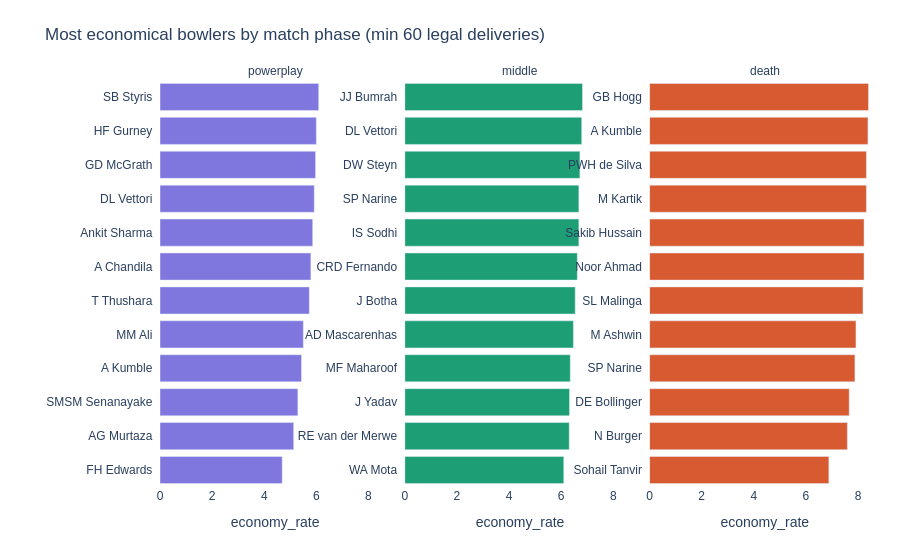

The cell this chart's notebook holds for it:
### Code cell
phase_cols = {
    "powerplay": "economy_powerplay",
    "middle": "economy_middle",
    "death": "economy_death",
}
MIN_BALLS = 60

records = []
for phase, col in phase_cols.items():
    phase_sub = deliveries[deliveries["over_phase"] == phase]
    phase_agg = (
        phase_sub.groupby("bowler")
        .agg(balls=("is_legal_delivery", "sum"), runs=("total_runs", "sum"))
        .reset_index()
    )
    phase_agg = phase_agg[phase_agg["balls"] >= MIN_BALLS].copy()

    if not phase_agg.empty:
        phase_agg["economy"] = (phase_agg["runs"] / (phase_agg["balls"] / 6)).round(2)
        phase_agg["phase"] = phase
        records.append(phase_agg[["bowler", "economy", "phase", "balls"]])
   

phase_df = pd.concat(records, ignore_index=True)

top_per_phase = (
    phase_df.sort_values(["phase", "economy"])
    .groupby("phase")
    .head(12)
    .reset_index(drop=True)
)

PHASE_COLORS = {
    "powerplay": "#7F77DD",
    "middle": "#1D9E75",
    "death": "#D85A30",
}

fig5 = px.bar(
    top_per_phase,
    x="economy",
    y="bowler",
    color="phase",
    facet_col="phase",
    category_orders={"phase": ["powerplay", "middle", "death"]},
    color_discrete_map=PHASE_COLORS,
    orientation="h",
    title="Most economical bowlers by match phase (min 60 legal deliveries)",
    labels={"economy": "economy_rate", "bowler": ""},
    height=540,
)

fig5.update_yaxes(matches=None, showticklabels=True, categoryorder='total ascending', ticksuffix="  ")
fig5.for_each_xaxis(lambda x: x.update(showticklabels=True))



fig5.update_layout(
    plot_bgcolor="white",
    paper_bgcolor="white",
    font_family="Arial",
    showlegend=False,
    margin=dict(l=160, r=20, t=80, b=50)
)

fig5.for_each_annotation(lambda a: a.update(text=a.text.split("=")[-1]))
fig5.show()

insight_5 = """
INSIGHT: Specialist death bowlers (overs 16–20) have significantly worse 
economy rates than powerplay bowlers — the nature of T20 batting in the 
final overs drives this. A bowler who is economical in the death overs 
(economy < 8.5) is exceptionally rare and commands premium auction prices.
The middle-overs specialist is the most undervalued archetype.
"""
print(insight_5)

### Figure 1 — Plotly figure (JSON) as saved in the notebook; plotly's stock layout.template omitted (floating-point values rounded to 4 significant figures)
{"data": [{"hovertemplate": "phase=powerplay<br>economy_rate=%{x}<br>=%{y}<extra></extra>", "legendgroup": "powerplay", "marker": {"color": "#7F77DD", "pattern": {"shape": ""}}, "name": "powerplay", "orientation": "h", "showlegend": true, "textposition": "auto", "type": "bar", "x": [4.69, 5.13, 5.29, 5.43, 5.5, 5.73, 5.79, 5.86, 5.92, 5.97, 6.0, 6.09], "xaxis": "x", "y": ["FH Edwards", "AG Murtaza", "SMSM Senanayake", "A Kumble", "MM Ali", "T Thushara", "A Chandila", "Ankit Sharma", "DL Vettori", "GD McGrath", "HF Gurney", "SB Styris"], "yaxis": "y"}, {"hovertemplate": "phase=middle<br>economy_rate=%{x}<br>=%{y}<extra></extra>", "legendgroup": "middle", "marker": {"color": "#1D9E75", "pattern": {"shape": ""}}, "name": "middle", "orientation": "h", "showlegend": true, "textposition": "auto", "type": "bar", "x": [6.1, 6.31, 6.32, 6.35, 6.47, 6.54, 6.62, 6.68, 6.68, 6.72, 6.79, 6.82], "xaxis": "x2", "y": ["WA Mota", "RE van der Merwe", "J Yadav", "MF Maharoof", "AD Mascarenhas", "J Botha", "CRD Fernando", "IS Sodhi", "SP Narine", "DW Steyn", "DL Vettori", "JJ Bumrah"], "yaxis": "y2"}, {"hovertemplate": "phase=death<br>economy_rate=%{x}<br>=%{y}<extra></extra>", "legendgroup": "death", "marker": {"color": "#D85A30", "pattern": {"shape": ""}}, "name": "death", "orientation": "h", "showlegend": true, "textposition": "auto", "type": "bar", "x": [6.88, 7.59, 7.66, 7.88, 7.92, 8.19, 8.23, 8.23, 8.32, 8.32, 8.38, 8.4], "xaxis": "x3", "y": ["Sohail Tanvir", "N Burger", "DE Bollinger", "SP Narine", "M Ashwin", "SL Malinga", "Noor Ahmad", "Sakib Hussain", "M Kartik", "PWH de Silva", "A Kumble", "GB Hogg"], "yaxis": "y3"}], "layout": {"annotations": [{"font": {}, "showarrow": false, "text": "powerplay", "x": 0.16, "xanchor": "center", "xref": "paper", "y": 1, "yanchor": "bottom", "yref": "paper"}, {"font": {}, "showarrow": false, "text": "middle", "x": 0.5, "xanchor": "center", "xref": "paper", "y": 1, "yanchor": "bottom", "yref": "paper"}, {"font": {}, "showarrow": false, "text": "death", "x": 0.84, "xanchor": "center", "xref": "paper", "y": 1, "yanchor": "bottom", "yref": "paper"}], "barmode": "relative", "font": {"family": "Arial"}, "height": 540, "legend": {"title": {"text": "phase"}, "tracegroupgap": 0}, "margin": {"b": 50, "l": 160, "r": 20, "t": 80}, "paper_bgcolor": "white", "plot_bgcolor": "white", "showlegend": false, "title": {"text": "Most economical bowlers by match phase (min 60 legal deliveries)"}, "xaxis": {"anchor": "y", "domain": [0, 0.32], "showticklabels": true, "title": {"text": "economy_rate"}}, "xaxis2": {"anchor": "y2", "domain": [0.34, 0.66], "matches": "x", "showticklabels": true, "title": {"text": "economy_rate"}}, "xaxis3": {"anchor": "y3", "domain": [0.68, 1.0], "matches": "x", "showticklabels": true, "title": {"text": "economy_rate"}}, "yaxis": {"anchor": "x", "categoryorder": "total ascending", "domain": [0, 1], "showticklabels": true, "ticksuffix": "  ", "title": {"text": ""}}, "yaxis2": {"anchor": "x2", "categoryorder": "total ascending", "domain": [0, 1], "showticklabels": true, "ticksuffix": "  "}, "yaxis3": {"anchor": "x3", "categoryorder": "total ascending", "domain": [0, 1], "showticklabels": true, "ticksuffix": "  "}}}
